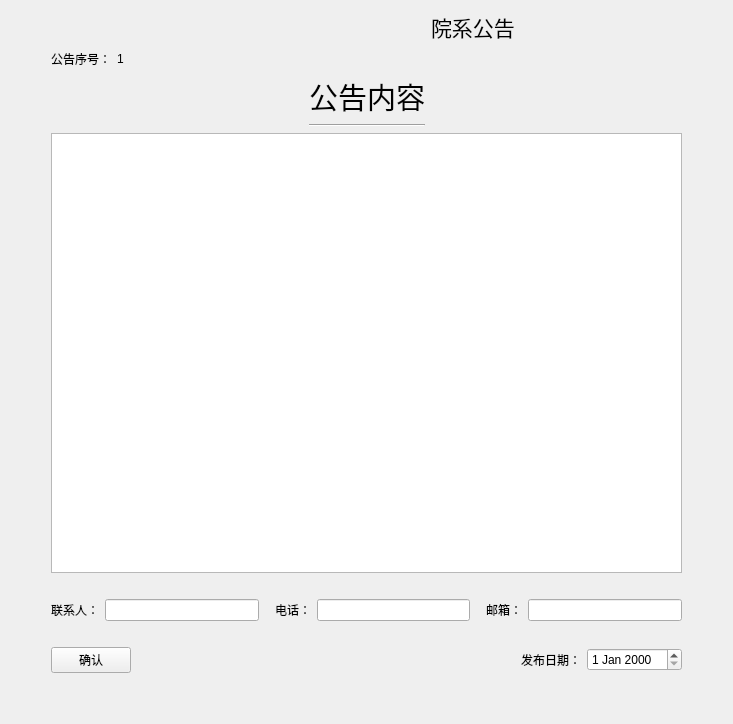
<?xml version="1.0" encoding="UTF-8"?>
<ui version="4.0">
 <class>AnnounceForm</class>
 <widget class="QWidget" name="AnnounceForm">
  <property name="geometry">
   <rect>
    <x>0</x>
    <y>0</y>
    <width>733</width>
    <height>724</height>
   </rect>
  </property>
  <property name="windowTitle">
   <string>公告窗口</string>
  </property>
  <property name="styleSheet">
   <string notr="true">QLabel{font: 22pt &quot;楷体&quot;;}</string>
  </property>
  <layout class="QGridLayout" name="gridLayout">
   <item row="8" column="3">
    <spacer name="verticalSpacer_2">
     <property name="orientation">
      <enum>Qt::Vertical</enum>
     </property>
     <property name="sizeType">
      <enum>QSizePolicy::Fixed</enum>
     </property>
     <property name="sizeHint" stdset="0">
      <size>
       <width>20</width>
       <height>40</height>
      </size>
     </property>
    </spacer>
   </item>
   <item row="0" column="1">
    <widget class="QWidget" name="widget" native="true"/>
   </item>
   <item row="2" column="1">
    <spacer name="horizontalSpacer">
     <property name="orientation">
      <enum>Qt::Horizontal</enum>
     </property>
     <property name="sizeHint" stdset="0">
      <size>
       <width>40</width>
       <height>20</height>
      </size>
     </property>
    </spacer>
   </item>
   <item row="3" column="4">
    <spacer name="horizontalSpacer_5">
     <property name="orientation">
      <enum>Qt::Horizontal</enum>
     </property>
     <property name="sizeType">
      <enum>QSizePolicy::Fixed</enum>
     </property>
     <property name="sizeHint" stdset="0">
      <size>
       <width>40</width>
       <height>20</height>
      </size>
     </property>
    </spacer>
   </item>
   <item row="3" column="1" colspan="3">
    <widget class="QPlainTextEdit" name="plainTextEdit">
     <property name="styleSheet">
      <string notr="true">font: 12pt &quot;楷体&quot;;</string>
     </property>
    </widget>
   </item>
   <item row="2" column="3">
    <spacer name="horizontalSpacer_2">
     <property name="orientation">
      <enum>Qt::Horizontal</enum>
     </property>
     <property name="sizeHint" stdset="0">
      <size>
       <width>40</width>
       <height>20</height>
      </size>
     </property>
    </spacer>
   </item>
   <item row="3" column="0">
    <spacer name="horizontalSpacer_4">
     <property name="orientation">
      <enum>Qt::Horizontal</enum>
     </property>
     <property name="sizeType">
      <enum>QSizePolicy::Fixed</enum>
     </property>
     <property name="sizeHint" stdset="0">
      <size>
       <width>40</width>
       <height>20</height>
      </size>
     </property>
    </spacer>
   </item>
   <item row="1" column="3">
    <spacer name="horizontalSpacer_7">
     <property name="orientation">
      <enum>Qt::Horizontal</enum>
     </property>
     <property name="sizeHint" stdset="0">
      <size>
       <width>40</width>
       <height>20</height>
      </size>
     </property>
    </spacer>
   </item>
   <item row="0" column="3">
    <widget class="QLabel" name="labType">
     <property name="font">
      <font>
       <family>楷体</family>
       <pointsize>16</pointsize>
       <italic>false</italic>
       <bold>false</bold>
      </font>
     </property>
     <property name="styleSheet">
      <string notr="true">font: 16pt &quot;楷体&quot;;</string>
     </property>
     <property name="text">
      <string>院系公告</string>
     </property>
    </widget>
   </item>
   <item row="7" column="3">
    <layout class="QHBoxLayout" name="horizontalLayout_3">
     <item>
      <spacer name="horizontalSpacer_6">
       <property name="orientation">
        <enum>Qt::Horizontal</enum>
       </property>
       <property name="sizeHint" stdset="0">
        <size>
         <width>40</width>
         <height>20</height>
        </size>
       </property>
      </spacer>
     </item>
     <item>
      <widget class="QLabel" name="labDate">
       <property name="styleSheet">
        <string notr="true">font: 12pt &quot;楷体&quot;;</string>
       </property>
       <property name="text">
        <string>发布日期：</string>
       </property>
      </widget>
     </item>
     <item>
      <widget class="QDateEdit" name="dateEdit"/>
     </item>
    </layout>
   </item>
   <item row="1" column="1">
    <layout class="QHBoxLayout" name="horizontalLayout_2">
     <item>
      <widget class="QLabel" name="label">
       <property name="styleSheet">
        <string notr="true">font: 14pt &quot;楷体&quot;;</string>
       </property>
       <property name="text">
        <string>公告序号：</string>
       </property>
      </widget>
     </item>
     <item>
      <widget class="QLabel" name="labAnnounceNumber">
       <property name="styleSheet">
        <string notr="true">font: 14pt &quot;楷体&quot;;</string>
       </property>
       <property name="text">
        <string>1</string>
       </property>
      </widget>
     </item>
     <item>
      <spacer name="horizontalSpacer_3">
       <property name="orientation">
        <enum>Qt::Horizontal</enum>
       </property>
       <property name="sizeHint" stdset="0">
        <size>
         <width>40</width>
         <height>20</height>
        </size>
       </property>
      </spacer>
     </item>
    </layout>
   </item>
   <item row="2" column="2">
    <layout class="QVBoxLayout" name="verticalLayout">
     <item>
      <widget class="QLabel" name="labContent">
       <property name="font">
        <font>
         <family>楷体</family>
         <pointsize>22</pointsize>
         <italic>false</italic>
         <bold>false</bold>
        </font>
       </property>
       <property name="styleSheet">
        <string notr="true"/>
       </property>
       <property name="text">
        <string>公告内容</string>
       </property>
      </widget>
     </item>
     <item>
      <widget class="Line" name="line">
       <property name="orientation">
        <enum>Qt::Horizontal</enum>
       </property>
      </widget>
     </item>
    </layout>
   </item>
   <item row="4" column="1">
    <spacer name="verticalSpacer">
     <property name="orientation">
      <enum>Qt::Vertical</enum>
     </property>
     <property name="sizeType">
      <enum>QSizePolicy::Fixed</enum>
     </property>
     <property name="sizeHint" stdset="0">
      <size>
       <width>20</width>
       <height>20</height>
      </size>
     </property>
    </spacer>
   </item>
   <item row="7" column="1">
    <widget class="QPushButton" name="pushButtonSave">
     <property name="minimumSize">
      <size>
       <width>80</width>
       <height>0</height>
      </size>
     </property>
     <property name="maximumSize">
      <size>
       <width>80</width>
       <height>16777215</height>
      </size>
     </property>
     <property name="styleSheet">
      <string notr="true">font: 12pt &quot;楷体&quot;;</string>
     </property>
     <property name="text">
      <string>确认</string>
     </property>
    </widget>
   </item>
   <item row="5" column="1" colspan="3">
    <layout class="QHBoxLayout" name="horizontalLayout">
     <item>
      <widget class="QLabel" name="label_5">
       <property name="styleSheet">
        <string notr="true">font: 12pt &quot;楷体&quot;;</string>
       </property>
       <property name="text">
        <string>联系人：</string>
       </property>
      </widget>
     </item>
     <item>
      <widget class="QLineEdit" name="nameLineEdit"/>
     </item>
     <item>
      <spacer name="horizontalSpacer_8">
       <property name="orientation">
        <enum>Qt::Horizontal</enum>
       </property>
       <property name="sizeType">
        <enum>QSizePolicy::Fixed</enum>
       </property>
       <property name="sizeHint" stdset="0">
        <size>
         <width>10</width>
         <height>20</height>
        </size>
       </property>
      </spacer>
     </item>
     <item>
      <widget class="QLabel" name="label_6">
       <property name="styleSheet">
        <string notr="true">font: 12pt &quot;楷体&quot;;</string>
       </property>
       <property name="text">
        <string>电话：</string>
       </property>
      </widget>
     </item>
     <item>
      <widget class="QLineEdit" name="phoneLineEdit"/>
     </item>
     <item>
      <spacer name="horizontalSpacer_9">
       <property name="orientation">
        <enum>Qt::Horizontal</enum>
       </property>
       <property name="sizeType">
        <enum>QSizePolicy::Fixed</enum>
       </property>
       <property name="sizeHint" stdset="0">
        <size>
         <width>10</width>
         <height>20</height>
        </size>
       </property>
      </spacer>
     </item>
     <item>
      <widget class="QLabel" name="label_7">
       <property name="styleSheet">
        <string notr="true">font: 12pt &quot;楷体&quot;;</string>
       </property>
       <property name="text">
        <string>邮箱：</string>
       </property>
      </widget>
     </item>
     <item>
      <widget class="QLineEdit" name="mailLineEdit"/>
     </item>
    </layout>
   </item>
   <item row="6" column="3">
    <spacer name="verticalSpacer_3">
     <property name="orientation">
      <enum>Qt::Vertical</enum>
     </property>
     <property name="sizeType">
      <enum>QSizePolicy::Fixed</enum>
     </property>
     <property name="sizeHint" stdset="0">
      <size>
       <width>20</width>
       <height>20</height>
      </size>
     </property>
    </spacer>
   </item>
  </layout>
 </widget>
 <resources/>
 <connections/>
</ui>
